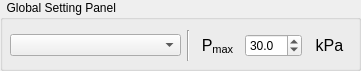
   <widget class="QGroupBox" name="global_setting_panel">
    <property name="geometry">
     <rect>
      <x>10</x>
      <y>442</y>
      <width>361</width>
      <height>71</height>
     </rect>
    </property>
    <property name="title">
     <string>  Global Setting Panel</string>
    </property>
    <widget class="QWidget" name="horizontalLayoutWidget_3">
     <property name="geometry">
      <rect>
       <x>10</x>
       <y>30</y>
       <width>341</width>
       <height>31</height>
      </rect>
     </property>
     <layout class="QHBoxLayout" name="horizontalLayout_12" stretch="4,1,1,1,1">
      <item>
       <widget class="QComboBox" name="model_selection_comboBox"/>
      </item>
      <item>
       <widget class="Line" name="line_15">
        <property name="orientation">
         <enum>Qt::Vertical</enum>
        </property>
       </widget>
      </item>
      <item>
       <widget class="QLabel" name="max_pressure_label_2">
        <property name="font">
         <font>
          <pointsize>12</pointsize>
         </font>
        </property>
        <property name="text">
         <string>P&lt;sub&gt;max</string>
        </property>
        <property name="alignment">
         <set>Qt::AlignCenter</set>
        </property>
        <property name="wordWrap">
         <bool>true</bool>
        </property>
       </widget>
      </item>
      <item>
       <widget class="QDoubleSpinBox" name="max_pressure_input">
        <property name="suffix">
         <string/>
        </property>
        <property name="decimals">
         <number>1</number>
        </property>
        <property name="minimum">
         <double>0.000000000000000</double>
        </property>
        <property name="singleStep">
         <double>0.100000000000000</double>
        </property>
        <property name="value">
         <double>30.000000000000000</double>
        </property>
       </widget>
      </item>
      <item>
       <widget class="QLabel" name="pressure_unit_3">
        <property name="font">
         <font>
          <pointsize>12</pointsize>
         </font>
        </property>
        <property name="text">
         <string>kPa</string>
        </property>
        <property name="alignment">
         <set>Qt::AlignCenter</set>
        </property>
       </widget>
      </item>
     </layout>
    </widget>
   </widget>
